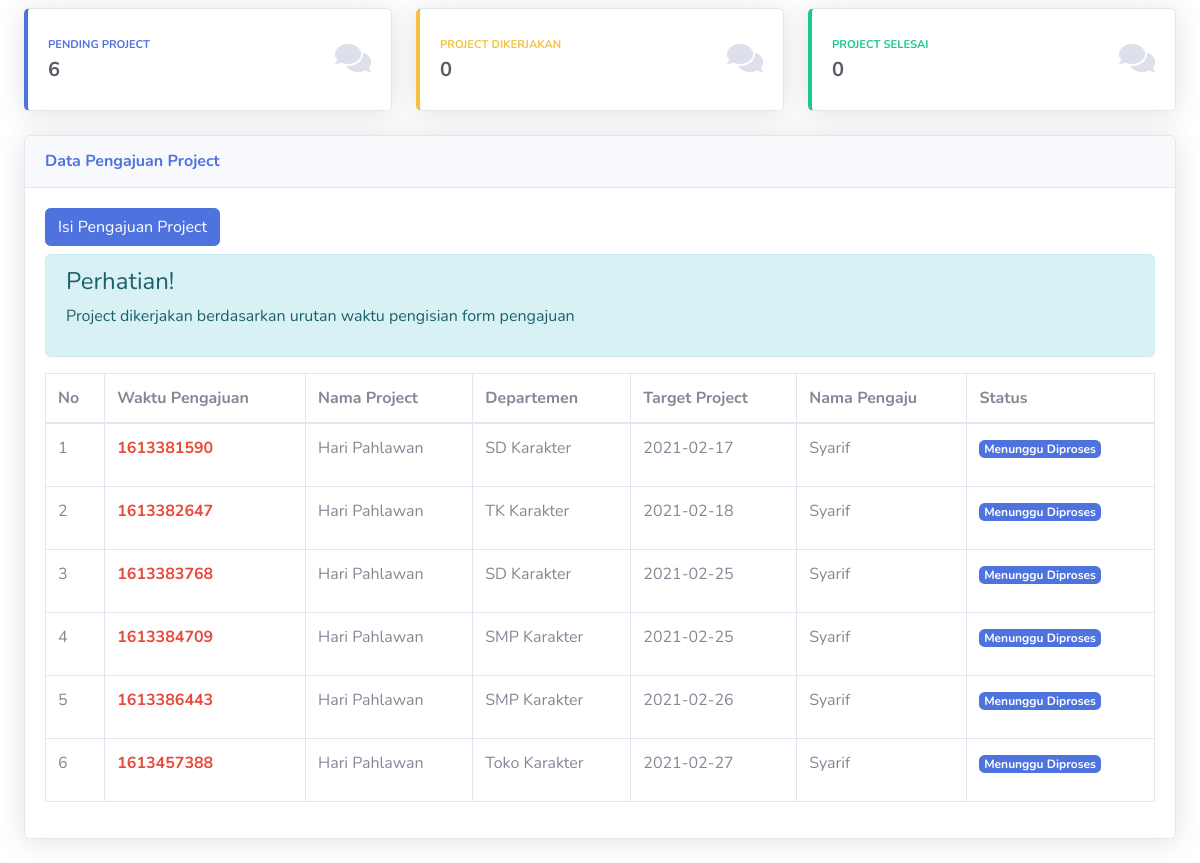
Before: / with the older database file.
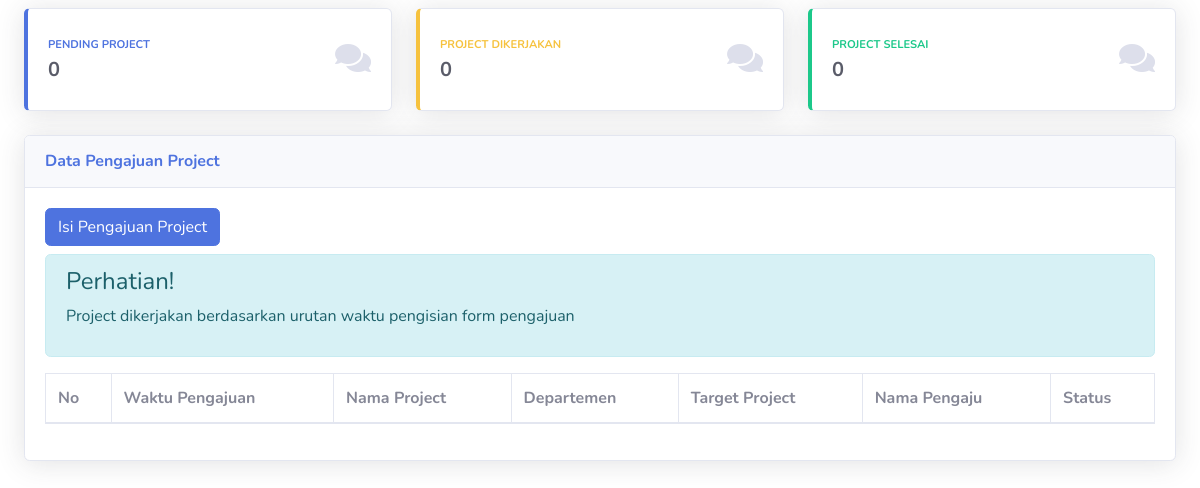
After: the same page with the newer database file.
### tables this page shows
CREATE TABLE `pengajuan` (
  `id` int(11) NOT NULL,
  `nama` varchar(120) NOT NULL,
  `id_departemen` int(11) NOT NULL,
  `id_pegawai` int(11) DEFAULT NULL,
  `nama_project` varchar(255) NOT NULL,
  `deskripsi` text NOT NULL,
  `storyboard` text NOT NULL,
  `target_project` varchar(255) NOT NULL,
  `link` text NOT NULL,
  `id_jenis_project` longtext NOT NULL,
  `waktu_pengajuan` varchar(50) NOT NULL,
  `status` enum('Menunggu Diproses','Sedang Dikerjakan','Selesai') NOT NULL
);

CREATE TABLE `departemen` (
  `id_departemen` int(11) NOT NULL,
  `nama_departemen` varchar(255) NOT NULL
);

### application/controllers/Home.php (called while the page is built, shortened)
<?php
class Home extends CI_Controller {
	public function __construct()
    {
        $this->load->library('form_validation');
    }
	public function index() {
		$data = array(
			'title' => "Beranda",
			'departemen' => $this->db->get('departemen')->result_array(),
			'jenis_project' => $this->db->get('project')->result_array(),
		);
		$menunggu = $this->db->query("SELECT * FROM `pengajuan` JOIN `departemen`
                  ON `pengajuan`.`id_departemen` = `departemen`.`id_departemen` WHERE `pengajuan`.`status` = 'Menunggu Diproses'
                ");
		$diproses = $this->db->query("SELECT * FROM `pengajuan` JOIN `departemen`
                  ON `pengajuan`.`id_departemen` = `departemen`.`id_departemen` WHERE `pengajuan`.`status` = 'Sedang Dikerjakan'
                ");
		$selesai = $this->db->query("SELECT * FROM `pengajuan` JOIN `departemen`
                  ON `pengajuan`.`id_departemen` = `departemen`.`id_departemen` WHERE `pengajuan`.`status` = 'Selesai'
                ");
		$data['statusMenunggu'] = $menunggu->num_rows();
		$data['statusDikerjakan'] = $diproses->num_rows();
		$data['statusSelesai'] = $selesai->num_rows();
		$data['waktu']=  date('d/m/Y - H:i');
		$this->load->model('Pengajuan_model', 'pengajuan');
        $data['pengajuan'] = $this->pengajuan->getPengajuan();
		$this->load->view('templates/auth_header', $data);
		$this->load->view('index', $data);
		$this->load->view('templates/auth_footer', $data);
	}
}

### index.php (called while the page is built, shortened)
<?php
require_once BASEPATH.'core/CodeIgniter.php';

### application/models/pengajuan_model.php (called while the page is built, shortened)
<?php
class Pengajuan_model extends CI_Model
{
    public function getPengajuan()
    {
        $query = "SELECT * FROM `pengajuan` JOIN `departemen`
                  ON `pengajuan`.`id_departemen` = `departemen`.`id_departemen`
                ";
        return $this->db->query($query)->result_array();
    }
}

### application/views/index.php (the view, shortened to what this page needs)
<body class="">
    <div class="container-fluid">
        <div class="row mt-2">
            <div class="col-xl-4 col-md-6 mb-4">
                <div class="card border-left-primary shadow h-100 py-2">
                    <div class="card-body">
                        <div class="row no-gutters align-items-center">
                            <div class="col mr-2">
                                <div class="text-xs font-weight-bold text-primary text-uppercase mb-1">
                                Pending Project</div>
                                <div class="h5 mb-0 font-weight-bold text-gray-800"><?= $statusMenunggu ?></div>
                            </div>
                            <div class="col-auto">
                                <i class="fas fa-comments fa-2x text-gray-300"></i>
                            </div>
                        </div>
                    </div>
                </div>
            </div>
            <div class="col-xl-4 col-md-6 mb-4">
            <div class="card border-left-warning shadow h-100 py-2">
                <div class="card-body">
                    <div class="row no-gutters align-items-center">
                        <div class="col mr-2">
                            <div class="text-xs font-weight-bold text-warning text-uppercase mb-1">
                            Project Dikerjakan</div>
                            <div class="h5 mb-0 font-weight-bold text-gray-800"><?= $statusDikerjakan ?></div>
                        </div>
                        <div class="col-auto">
                            <i class="fas fa-comments fa-2x text-gray-300"></i>
                        </div>
                    </div>
                </div>
            </div>
        </div>
        <div class="col-xl-4 col-md-6 mb-4">
        <div class="card border-left-success shadow h-100 py-2">
            <div class="card-body">
                <div class="row no-gutters align-items-center">
                    <div class="col mr-2">
                        <div class="text-xs font-weight-bold text-success text-uppercase mb-1">
                        Project Selesai</div>
                        <div class="h5 mb-0 font-weight-bold text-gray-800"><?= $statusSelesai ?></div>
                    </div>
                    <div class="col-auto">
                        <i class="fas fa-comments fa-2x text-gray-300"></i>
                    </div>
                </div>
            </div>
        </div>
    </div>
</div>
<div class="card shadow mb-4">
    <div class="card-header py-3">
        <h6 class="m-0 font-weight-bold text-primary">Data Pengajuan Project</h6>
    </div>
    <div class="card-body">
        <a href="<?= base_url('home/project'); ?>" class="btn btn-primary btn-md mb-2 pulse-button">Isi Pengajuan Project</a>
        <div class="alert alert-info" role="alert">
            <h4 class="alert-heading">Perhatian!</h4>
            <p>Project dikerjakan berdasarkan urutan waktu pengisian form pengajuan</p>
        </div>
        <div class="table-responsive">
            <table class="table table-bordered pengajuan" id="dataTable" width="100%" cellspacing="0">
                <thead>
                    <tr>
                        <th>No</th>
                        <th>Waktu Pengajuan</th>
                        <th>Nama Project</th>
                        <th>Departemen</th>
                        <th>Target Project</th>
                        <th>Nama Pengaju</th>
                        <th>Status</th>
                    </tr>
                </thead>
                <tbody>
                    <?php $no=1; ?>
                    <?php foreach ($pengajuan as $row): ?>
                    <tr>
                        <td><?= $no++ ?></td>
                        <td><b class="text-danger"><?= $row['waktu_pengajuan']; ?></b></td>
                        <td><?= $row['nama_project'] ?></td>
                        <td><?= $row['nama_departemen'] ?></td>
                        <td><?= $row['target_project'] ?></td>
                        <td><?= $row['nama'] ?></td>
                        <td><p class="<?php
                                if($row['status'] == 'Menunggu Diproses'){
                                    echo 'badge badge-primary';
                                } else if($row['status'] == 'Sedang Dikerjakan'){
                                    echo 'badge badge-warning';
                                } else{
                                    echo 'badge badge-success';
                                }
                         ?>" id="warna_status"><?= $row['status'] ?></p></td>
                    </tr>
                    <?php endforeach ?>
                </tbody>
            </table>
        </div>
    </div>
</div>
</div>

### application/views/templates/auth_header.php (shortened to what this page needs)
<!DOCTYPE html>
<html lang="en">
<head>
    <link href="<?= base_url('assets/'); ?>vendor/fontawesome-free/css/all.min.css" rel="stylesheet" type="text/css">
    <link href="<?= base_url('assets/'); ?>css/sb-admin-2.min.css" rel="stylesheet">
    <link href="<?= base_url('assets/'); ?>vendor/datatables/dataTables.bootstrap4.min.css" rel="stylesheet">
    <link href="<?= base_url('assets/'); ?>css/style.css" rel="stylesheet">
</head>

### application/views/templates/auth_footer.php (shortened to what this page needs)
</body>
</html>

### assets/css/style.css (style rules this page uses)
.pulse-button { -webkit-animation: pulse 1.5s infinite; }

Changed rows visible on the page:
removed pengajuan: waktu_pengajuan "1613381590", nama_project "Hari Pahlawan", id_departemen.nama_departemen "SD Karakter", target_project "2021-02-17", nama "Syarif", status "Menunggu Diproses"
removed pengajuan: waktu_pengajuan "1613382647", nama_project "Hari Pahlawan", id_departemen.nama_departemen "TK Karakter", target_project "2021-02-18", nama "Syarif", status "Menunggu Diproses"
removed pengajuan: waktu_pengajuan "1613383768", nama_project "Hari Pahlawan", id_departemen.nama_departemen "SD Karakter", target_project "2021-02-25", nama "Syarif", status "Menunggu Diproses"
removed pengajuan: waktu_pengajuan "1613384709", nama_project "Hari Pahlawan", id_departemen.nama_departemen "SMP Karakter", target_project "2021-02-25", nama "Syarif", status "Menunggu Diproses"
removed pengajuan: waktu_pengajuan "1613386443", nama_project "Hari Pahlawan", id_departemen.nama_departemen "SMP Karakter", target_project "2021-02-26", nama "Syarif", status "Menunggu Diproses"
removed pengajuan: waktu_pengajuan "1613457388", nama_project "Hari Pahlawan", id_departemen.nama_departemen "Toko Karakter", target_project "2021-02-27", nama "Syarif", status "Menunggu Diproses"
Other visible differences:
$statusMenunggu: "6" → "0"
